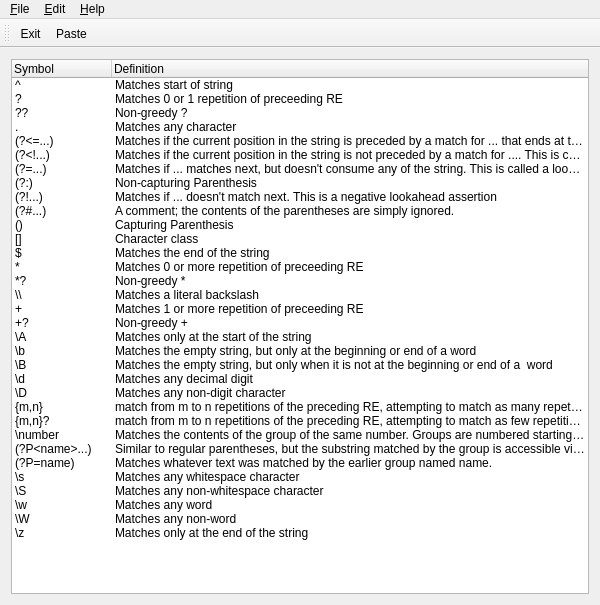
<?xml version="1.0" encoding="UTF-8"?>
<ui version="4.0">
 <class>ReferenceBA</class>
 <widget class="QMainWindow" name="ReferenceBA">
  <property name="geometry">
   <rect>
    <x>0</x>
    <y>0</y>
    <width>600</width>
    <height>605</height>
   </rect>
  </property>
  <property name="windowTitle">
   <string>Kodos - Regex Reference Guide</string>
  </property>
  <property name="windowIcon">
   <iconset resource="../kodos.qrc">
    <normaloff>:/images/kodos_icon.png</normaloff>:/images/kodos_icon.png</iconset>
  </property>
  <widget class="QWidget" name="widget">
   <layout class="QGridLayout">
    <item row="0" column="0">
     <widget class="QTreeWidget" name="referenceListView">
      <property name="sizePolicy">
       <sizepolicy hsizetype="Preferred" vsizetype="Preferred">
        <horstretch>0</horstretch>
        <verstretch>0</verstretch>
       </sizepolicy>
      </property>
      <property name="frameShape">
       <enum>QFrame::StyledPanel</enum>
      </property>
      <property name="frameShadow">
       <enum>QFrame::Sunken</enum>
      </property>
      <property name="rootIsDecorated">
       <bool>false</bool>
      </property>
      <property name="allColumnsShowFocus">
       <bool>true</bool>
      </property>
      <column>
       <property name="text">
        <string>Symbol</string>
       </property>
      </column>
      <column>
       <property name="text">
        <string>Definition</string>
       </property>
      </column>
      <item>
       <property name="text">
        <string>^</string>
       </property>
       <property name="text">
        <string>Matches start of string</string>
       </property>
      </item>
      <item>
       <property name="text">
        <string>?</string>
       </property>
       <property name="text">
        <string>Matches 0 or 1 repetition of preceeding RE</string>
       </property>
      </item>
      <item>
       <property name="text">
        <string>??</string>
       </property>
       <property name="text">
        <string>Non-greedy ?</string>
       </property>
      </item>
      <item>
       <property name="text">
        <string>.</string>
       </property>
       <property name="text">
        <string>Matches any character</string>
       </property>
      </item>
      <item>
       <property name="text">
        <string>(?&lt;=...)</string>
       </property>
       <property name="text">
        <string>Matches if the current position in the string is preceded by a match for ... that ends at the current position. This is called a positive lookbehind assertion.</string>
       </property>
      </item>
      <item>
       <property name="text">
        <string>(?&lt;!...)</string>
       </property>
       <property name="text">
        <string>Matches if the current position in the string is not preceded by a match for .... This is called a negative lookbehind assertion.</string>
       </property>
      </item>
      <item>
       <property name="text">
        <string>(?=...) </string>
       </property>
       <property name="text">
        <string>Matches if ... matches next, but doesn't consume any of the string. This is called a lookahead assertion.</string>
       </property>
      </item>
      <item>
       <property name="text">
        <string>(?:)</string>
       </property>
       <property name="text">
        <string>Non-capturing Parenthesis</string>
       </property>
      </item>
      <item>
       <property name="text">
        <string>(?!...)</string>
       </property>
       <property name="text">
        <string>Matches if ... doesn't match next. This is a negative lookahead assertion</string>
       </property>
      </item>
      <item>
       <property name="text">
        <string>(?#...) </string>
       </property>
       <property name="text">
        <string>A comment; the contents of the parentheses are simply ignored.  </string>
       </property>
      </item>
      <item>
       <property name="text">
        <string>()</string>
       </property>
       <property name="text">
        <string>Capturing Parenthesis</string>
       </property>
      </item>
      <item>
       <property name="text">
        <string>[]</string>
       </property>
       <property name="text">
        <string>Character class</string>
       </property>
      </item>
      <item>
       <property name="text">
        <string>$</string>
       </property>
       <property name="text">
        <string>Matches the end of the string</string>
       </property>
      </item>
      <item>
       <property name="text">
        <string>*</string>
       </property>
       <property name="text">
        <string>Matches 0 or more repetition of preceeding RE</string>
       </property>
      </item>
      <item>
       <property name="text">
        <string>*?</string>
       </property>
       <property name="text">
        <string>Non-greedy *</string>
       </property>
      </item>
      <item>
       <property name="text">
        <string>\\</string>
       </property>
       <property name="text">
        <string>Matches a literal backslash</string>
       </property>
      </item>
      <item>
       <property name="text">
        <string>+</string>
       </property>
       <property name="text">
        <string>Matches 1 or more repetition of preceeding RE</string>
       </property>
      </item>
      <item>
       <property name="text">
        <string>+?</string>
       </property>
       <property name="text">
        <string>Non-greedy +</string>
       </property>
      </item>
      <item>
       <property name="text">
        <string>\A</string>
       </property>
       <property name="text">
        <string>Matches only at the start of the string</string>
       </property>
      </item>
      <item>
       <property name="text">
        <string>\b</string>
       </property>
       <property name="text">
        <string>Matches the empty string, but only at the beginning or end of a word</string>
       </property>
      </item>
      <item>
       <property name="text">
        <string>\B</string>
       </property>
       <property name="text">
        <string>Matches the empty string, but only when it is not at the beginning or end of a  word</string>
       </property>
      </item>
      <item>
       <property name="text">
        <string>\d</string>
       </property>
       <property name="text">
        <string>Matches any decimal digit</string>
       </property>
      </item>
      <item>
       <property name="text">
        <string>\D</string>
       </property>
       <property name="text">
        <string>Matches any non-digit character</string>
       </property>
      </item>
      <item>
       <property name="text">
        <string>{m,n}</string>
       </property>
       <property name="text">
        <string>match from m to n repetitions of the preceding RE, attempting to match as many repetitions as possible. </string>
       </property>
      </item>
      <item>
       <property name="text">
        <string>{m,n}?</string>
       </property>
       <property name="text">
        <string>match from m to n repetitions of the preceding RE, attempting to match as few repetitions as possible. </string>
       </property>
      </item>
      <item>
       <property name="text">
        <string>\number </string>
       </property>
       <property name="text">
        <string>Matches the contents of the group of the same number. Groups are numbered starting from 1.</string>
       </property>
      </item>
      <item>
       <property name="text">
        <string>(?P&lt;name&gt;...)</string>
       </property>
       <property name="text">
        <string>Similar to regular parentheses, but the substring matched by the group is accessible via the symbolic group name name.</string>
       </property>
      </item>
      <item>
       <property name="text">
        <string>(?P=name)</string>
       </property>
       <property name="text">
        <string>Matches whatever text was matched by the earlier group named name. </string>
       </property>
      </item>
      <item>
       <property name="text">
        <string>\s</string>
       </property>
       <property name="text">
        <string>Matches any whitespace character</string>
       </property>
      </item>
      <item>
       <property name="text">
        <string>\S</string>
       </property>
       <property name="text">
        <string>Matches any non-whitespace character</string>
       </property>
      </item>
      <item>
       <property name="text">
        <string>\w</string>
       </property>
       <property name="text">
        <string>Matches any word</string>
       </property>
      </item>
      <item>
       <property name="text">
        <string>\W</string>
       </property>
       <property name="text">
        <string>Matches any non-word</string>
       </property>
      </item>
      <item>
       <property name="text">
        <string>\z</string>
       </property>
       <property name="text">
        <string>Matches only at the end of the string</string>
       </property>
      </item>
     </widget>
    </item>
   </layout>
  </widget>
  <widget class="QToolBar" name="toolBar">
   <property name="label" stdset="0">
    <string>Tools</string>
   </property>
   <attribute name="toolBarArea">
    <enum>TopToolBarArea</enum>
   </attribute>
   <attribute name="toolBarBreak">
    <bool>false</bool>
   </attribute>
   <addaction name="fileExitAction"/>
   <addaction name="editPasteAction"/>
  </widget>
  <widget class="QMenuBar" name="MenuBar">
   <property name="geometry">
    <rect>
     <x>0</x>
     <y>0</y>
     <width>600</width>
     <height>24</height>
    </rect>
   </property>
   <widget class="QMenu" name="fileMenu">
    <property name="title">
     <string>&amp;File</string>
    </property>
    <addaction name="separator"/>
    <addaction name="fileExitAction"/>
   </widget>
   <widget class="QMenu" name="editMenu">
    <property name="title">
     <string>&amp;Edit</string>
    </property>
    <addaction name="editPasteAction"/>
    <addaction name="separator"/>
   </widget>
   <widget class="QMenu" name="helpMenu">
    <property name="title">
     <string>&amp;Help</string>
    </property>
    <addaction name="helpAction"/>
    <addaction name="helpPythonAction"/>
   </widget>
   <addaction name="fileMenu"/>
   <addaction name="editMenu"/>
   <addaction name="helpMenu"/>
  </widget>
  <action name="fileNewAction">
   <property name="icon">
    <iconset>
     <normaloff>image1</normaloff>image1</iconset>
   </property>
   <property name="text">
    <string>&amp;New</string>
   </property>
   <property name="iconText">
    <string>New</string>
   </property>
   <property name="shortcut">
    <string>Ctrl+N</string>
   </property>
   <property name="name" stdset="0">
    <cstring>fileNewAction</cstring>
   </property>
  </action>
  <action name="fileOpenAction">
   <property name="icon">
    <iconset>
     <normaloff>image2</normaloff>image2</iconset>
   </property>
   <property name="text">
    <string>&amp;Open...</string>
   </property>
   <property name="iconText">
    <string>Open</string>
   </property>
   <property name="shortcut">
    <string>Ctrl+O</string>
   </property>
   <property name="name" stdset="0">
    <cstring>fileOpenAction</cstring>
   </property>
  </action>
  <action name="fileSaveAction">
   <property name="icon">
    <iconset>
     <normaloff>image3</normaloff>image3</iconset>
   </property>
   <property name="text">
    <string>&amp;Save</string>
   </property>
   <property name="iconText">
    <string>Save</string>
   </property>
   <property name="shortcut">
    <string>Ctrl+S</string>
   </property>
   <property name="name" stdset="0">
    <cstring>fileSaveAction</cstring>
   </property>
  </action>
  <action name="fileSaveAsAction">
   <property name="text">
    <string>Save &amp;As...</string>
   </property>
   <property name="iconText">
    <string>Save As</string>
   </property>
   <property name="shortcut">
    <string/>
   </property>
   <property name="name" stdset="0">
    <cstring>fileSaveAsAction</cstring>
   </property>
  </action>
  <action name="filePrintAction">
   <property name="icon">
    <iconset>
     <normaloff>image4</normaloff>image4</iconset>
   </property>
   <property name="text">
    <string>&amp;Print...</string>
   </property>
   <property name="iconText">
    <string>Print</string>
   </property>
   <property name="shortcut">
    <string>Ctrl+P</string>
   </property>
   <property name="name" stdset="0">
    <cstring>filePrintAction</cstring>
   </property>
  </action>
  <action name="fileExitAction">
   <property name="icon">
    <iconset resource="../kodos.qrc">
     <normaloff>:/images/dialog-close.png</normaloff>:/images/dialog-close.png</iconset>
   </property>
   <property name="text">
    <string>E&amp;xit</string>
   </property>
   <property name="iconText">
    <string>Exit</string>
   </property>
   <property name="shortcut">
    <string/>
   </property>
  </action>
  <action name="editUndoAction">
   <property name="icon">
    <iconset>
     <normaloff>image6</normaloff>image6</iconset>
   </property>
   <property name="text">
    <string>&amp;Undo</string>
   </property>
   <property name="iconText">
    <string>Undo</string>
   </property>
   <property name="shortcut">
    <string>Ctrl+Z</string>
   </property>
   <property name="name" stdset="0">
    <cstring>editUndoAction</cstring>
   </property>
  </action>
  <action name="editRedoAction">
   <property name="icon">
    <iconset>
     <normaloff>image7</normaloff>image7</iconset>
   </property>
   <property name="text">
    <string>&amp;Redo</string>
   </property>
   <property name="iconText">
    <string>Redo</string>
   </property>
   <property name="shortcut">
    <string>Ctrl+Y</string>
   </property>
   <property name="name" stdset="0">
    <cstring>editRedoAction</cstring>
   </property>
  </action>
  <action name="editCutAction">
   <property name="icon">
    <iconset>
     <normaloff>image8</normaloff>image8</iconset>
   </property>
   <property name="text">
    <string>&amp;Cut</string>
   </property>
   <property name="iconText">
    <string>Cut</string>
   </property>
   <property name="shortcut">
    <string>Ctrl+X</string>
   </property>
   <property name="name" stdset="0">
    <cstring>editCutAction</cstring>
   </property>
  </action>
  <action name="editCopyAction">
   <property name="icon">
    <iconset>
     <normaloff>image9</normaloff>image9</iconset>
   </property>
   <property name="text">
    <string>C&amp;opy</string>
   </property>
   <property name="iconText">
    <string>Copy</string>
   </property>
   <property name="shortcut">
    <string>Ctrl+C</string>
   </property>
   <property name="name" stdset="0">
    <cstring>editCopyAction</cstring>
   </property>
  </action>
  <action name="editPasteAction">
   <property name="icon">
    <iconset resource="../kodos.qrc">
     <normaloff>:/images/edit-paste.png</normaloff>:/images/edit-paste.png</iconset>
   </property>
   <property name="text">
    <string>&amp;Paste</string>
   </property>
   <property name="iconText">
    <string>Paste</string>
   </property>
   <property name="toolTip">
    <string>Paste selection into Kodos</string>
   </property>
   <property name="shortcut">
    <string>Ctrl+V</string>
   </property>
  </action>
  <action name="editFindAction">
   <property name="icon">
    <iconset>
     <normaloff>image11</normaloff>image11</iconset>
   </property>
   <property name="text">
    <string>&amp;Find...</string>
   </property>
   <property name="iconText">
    <string>Find</string>
   </property>
   <property name="shortcut">
    <string>Ctrl+F</string>
   </property>
   <property name="name" stdset="0">
    <cstring>editFindAction</cstring>
   </property>
  </action>
  <action name="helpContentsAction">
   <property name="text">
    <string>&amp;Contents...</string>
   </property>
   <property name="iconText">
    <string>Contents</string>
   </property>
   <property name="shortcut">
    <string/>
   </property>
  </action>
  <action name="helpIndexAction">
   <property name="text">
    <string>&amp;Index...</string>
   </property>
   <property name="iconText">
    <string>Index</string>
   </property>
   <property name="shortcut">
    <string/>
   </property>
   <property name="name" stdset="0">
    <cstring>helpIndexAction</cstring>
   </property>
  </action>
  <action name="helpAboutAction">
   <property name="text">
    <string>&amp;About</string>
   </property>
   <property name="iconText">
    <string>About</string>
   </property>
   <property name="shortcut">
    <string/>
   </property>
   <property name="name" stdset="0">
    <cstring>helpAboutAction</cstring>
   </property>
  </action>
  <action name="helpAction">
   <property name="icon">
    <iconset resource="../kodos.qrc">
     <normaloff>:/images/help.png</normaloff>:/images/help.png</iconset>
   </property>
   <property name="text">
    <string>&amp;Help</string>
   </property>
   <property name="iconText">
    <string>Help</string>
   </property>
   <property name="name" stdset="0">
    <cstring>helpAction</cstring>
   </property>
  </action>
  <action name="helpPythonAction">
   <property name="text">
    <string>&amp;Python Regex Help</string>
   </property>
   <property name="iconText">
    <string>Python Regex Help</string>
   </property>
   <property name="name" stdset="0">
    <cstring>helpPythonAction</cstring>
   </property>
  </action>
 </widget>
 <layoutdefault spacing="6" margin="11"/>
 <resources>
  <include location="../kodos.qrc"/>
 </resources>
 <connections>
  <connection>
   <sender>fileExitAction</sender>
   <signal>triggered()</signal>
   <receiver>ReferenceBA</receiver>
   <slot>close()</slot>
   <hints>
    <hint type="sourcelabel">
     <x>-1</x>
     <y>-1</y>
    </hint>
    <hint type="destinationlabel">
     <x>20</x>
     <y>20</y>
    </hint>
   </hints>
  </connection>
  <connection>
   <sender>editPasteAction</sender>
   <signal>triggered()</signal>
   <receiver>ReferenceBA</receiver>
   <slot>editPaste()</slot>
   <hints>
    <hint type="sourcelabel">
     <x>-1</x>
     <y>-1</y>
    </hint>
    <hint type="destinationlabel">
     <x>20</x>
     <y>20</y>
    </hint>
   </hints>
  </connection>
  <connection>
   <sender>helpAction</sender>
   <signal>triggered()</signal>
   <receiver>ReferenceBA</receiver>
   <slot>help_slot()</slot>
   <hints>
    <hint type="sourcelabel">
     <x>-1</x>
     <y>-1</y>
    </hint>
    <hint type="destinationlabel">
     <x>20</x>
     <y>20</y>
    </hint>
   </hints>
  </connection>
  <connection>
   <sender>referenceListView</sender>
   <signal>itemDoubleClicked(QTreeWidgetItem*,int)</signal>
   <receiver>ReferenceBA</receiver>
   <slot>editPaste()</slot>
   <hints>
    <hint type="sourcelabel">
     <x>20</x>
     <y>20</y>
    </hint>
    <hint type="destinationlabel">
     <x>20</x>
     <y>20</y>
    </hint>
   </hints>
  </connection>
  <connection>
   <sender>helpPythonAction</sender>
   <signal>triggered()</signal>
   <receiver>ReferenceBA</receiver>
   <slot>help_python_slot()</slot>
   <hints>
    <hint type="sourcelabel">
     <x>-1</x>
     <y>-1</y>
    </hint>
    <hint type="destinationlabel">
     <x>20</x>
     <y>20</y>
    </hint>
   </hints>
  </connection>
 </connections>
</ui>
